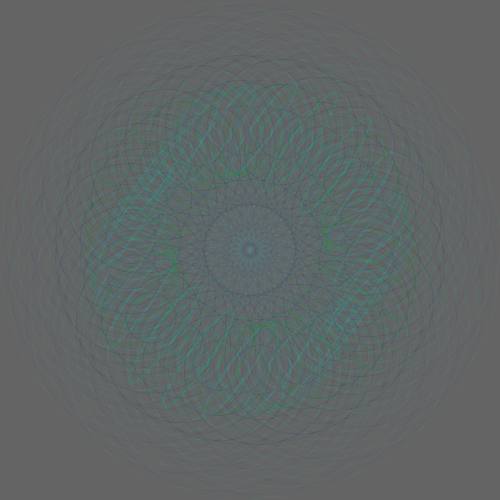
Frame 1 (no input)
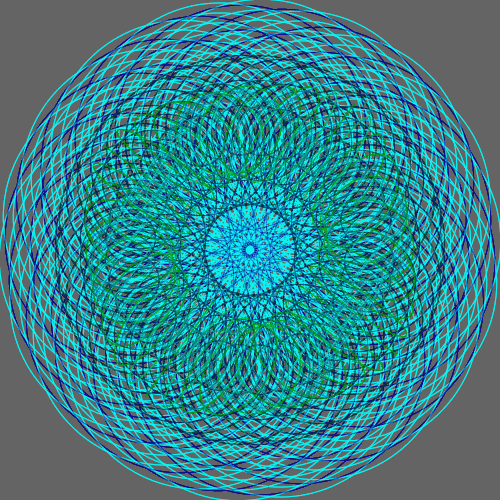
Frame 60 (the mouse pressed at the canvas centre just before this capture)
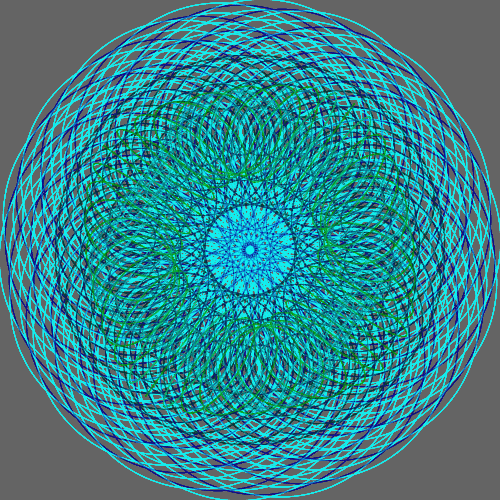
Frame 120 (the mouse held since frame 60 and released just before this capture)

The Processing sketch that drew these frames (run headless with seeded random() and noise(); from frame 60 on, the mouse is pressed at the canvas centre):

// Processing sketch: processing_70205
// ── processing_70205.pde

float inc;
int rad;
float x;
float y;
float x1;
float y1;
 
void setup() {
  size(500, 500);
  background(100);
  rad=120;
}
 
 
void draw() {
  translate(width/2, height/2);
  rotate(rad);
 
  for (int inc=0;inc<360;inc+=10) {//for loop to make something always happen
    float angle=radians(inc);
    x= cos(angle)*rad;
    y= sin(angle)*rad;
    x1=sin(angle)*rad;
    y1=cos(angle)*rad;
    strokeWeight(1);
    noFill();
    stroke(255,204,51,20);
    for (float ballSize=0; ballSize<120; ballSize+=50){    
    stroke(0,153,10,20);
    ellipse(x,y, y1,x1);
    }
    for (float ballSize=0; ballSize<200; ballSize+=50){
    stroke(0,51,51,20);
    ellipse(x, y, ballSize,ballSize);
    stroke(0,153,153,10);
    ellipse(x1,y1, x,y);
    
  }

}
    
  for (int inc=0; inc<360; inc+=20){
    float angle = radians(inc);
    x= cos(angle)*rad;
    y= sin(angle)*rad;
    strokeWeight(1);
    noFill();
    stroke(255,51,102,10);
    for (float ballSize=0; ballSize<250; ballSize+=60){
    stroke(0,204,204,10);
    ellipse(x,y, x1,y1);
    }
    for (float ballSize=0; ballSize<300; ballSize+=50){
    smooth();
    stroke(0,0,153,10);
    ellipse(y,x,ballSize,ballSize);
    }
    for (float ballSize=2; ballSize<280; ballSize+=20){
    stroke(0,255,255,10);
    ellipse(x,y,ballSize, ballSize);
  }
    
  }
}
